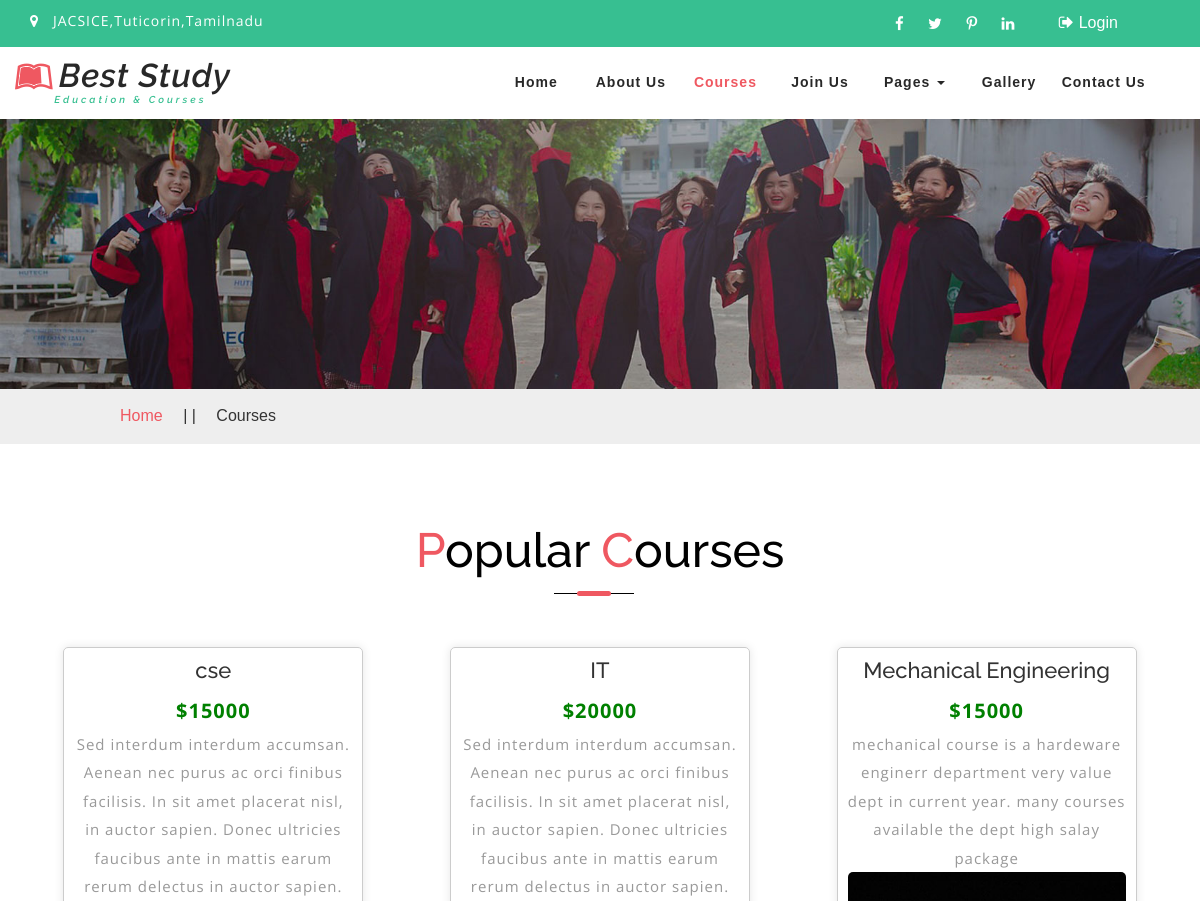
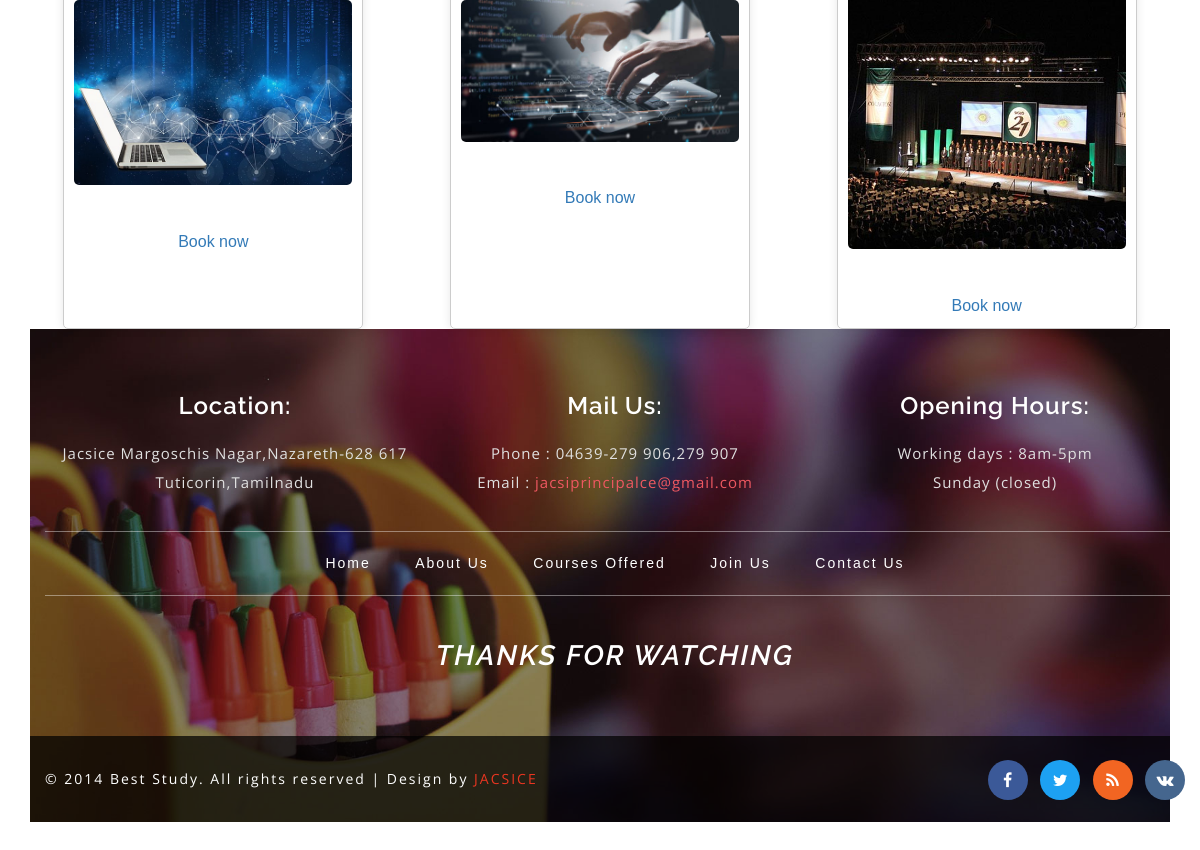
Screenshot of /collegemanagement/courses.php with the database file from the repository (2 pictures, top to bottom).
### tables this page shows
CREATE TABLE `form` (
  `id` int(11) NOT NULL,
  `course name` varchar(255) NOT NULL,
  `course price` varchar(255) NOT NULL,
  `course description` varchar(255) NOT NULL,
  `image` varchar(255) NOT NULL,
  `number` varchar(255) NOT NULL,
  `price` varchar(255) NOT NULL
);

### collegemanagement/courses.php (the view, shortened to what this page needs)
<!DOCTYPE html>
<html lang="zxx">
<head>
	<link href="css/bootstrap.css" rel="stylesheet" type="text/css" media="all" />
	<link href="css/style.css" rel="stylesheet" type="text/css" media="all" />
	<link href="css/font-awesome.css" rel="stylesheet">
</head>
<body>
	<div class="header-top">
		<div class="container">
			<div class="bottom_header_left">
				<p>
					<span class="fa fa-map-marker" aria-hidden="true"></span>JACSICE,Tuticorin,Tamilnadu
				</p>
			</div>
			<div class="bottom_header_right">
				<div class="bottom-social-icons">
					<a class="facebook" href="#">
						<span class="fa fa-facebook"></span>
					</a>
					<a class="twitter" href="#">
						<span class="fa fa-twitter"></span>
					</a>
					<a class="pinterest" href="#">
						<span class="fa fa-pinterest-p"></span>
					</a>
					<a class="linkedin" href="#">
						<span class="fa fa-linkedin"></span>
					</a>
				</div>
				<div class="header-top-righ">
					<a href="login.html">
						<span class="fa fa-sign-out" aria-hidden="true"></span>Login</a>
				</div>
			</div>
		</div>
	</div>
	<div class="header">
		<div class="content white">
			<nav class="navbar navbar-default" >
				<div class="container">
					<div class="navbar-header">
						<a class="navbar-brand" href="index.html">
							<h1>
								<span class="fa fa-leanpub" aria-hidden="true"></span>Best Study
								<label>Education & Courses</label>
							</h1>
						</a>
					</div>
					<div class="collapse navbar-collapse" id="bs-example-navbar-collapse-1">
						<nav class="link-effect-2" id="link-effect-2">
							<ul class="nav navbar-nav">
								<li>
									<a href="index.html" class="effect-3">Home</a>
								</li>
								<li>
									<a href="about.html" class="effect-3">About Us</a>
								</li>
								<li class="active">
									<a href="courses.php" class="effect-3">Courses</a>
								</li>
								<li>
									<a href="join.html" class="effect-3">Join Us</a>
								</li>
								<li class="dropdown">
									<a href="#" class="dropdown-toggle" data-toggle="dropdown">Pages
										<span class="caret"></span>
									</a>
								</li>
								<li>
									<a href="Gallery.html" class="effect-3">Gallery</a>
								</li>
								<li>
									<a href="contact.html" class="effect-3">Contact Us</a>
								</li>
							</ul>
						</nav>
					</div>
				</div>
			</nav>
		</div>
	</div>
	<div class="inner_page_agile">
	</div>
	<div class="services-breadcrumb">
		<div class="inner_breadcrumb">
			<ul class="short_ls">
				<li>
					<a href="index.html">Home</a>
					<span>| |</span>
				</li>
				<li>Courses</li>
			</ul>
		</div>
	</div>
	<div class="blog-cource">
		<div class="container">
			<div class="title-div">
				<h3 class="tittle">
					<span>P</span>opular
					<span>C</span>ourses
				</h3>
			</div>
				<?php
    require("admin/connection.php");
    $res = $con->query("SELECT * FROM form");
    $count = $res->num_rows;
?>
</head>
<body>
<div class="course-container">
<?php
if ($count > 0) {
    while ($row = $res->fetch_assoc()) {
?>
    <div class="course">
        <h6><?php echo $row["course name"]; ?></h6>
        <p class="price"><?php echo '$' . $row["course price"]; ?></p>
        <p><?php echo $row["course description"]; ?></p>
        <img src="<?php echo 'admin/images/' . $row['image']; ?>" alt="<?php echo $row['course name']; ?>">
		<br><br>
		<a href="edit.php?edit=<?php echo $row['id'];?>"btn btn-primary btn-sm">Book now</a>
    </div>
<?php
    }
}
?>
	</div>
	<div class="mkl_footer">
		<div class="sub-footer">
			<div class="container">
				<div class="mkls_footer_grid">
					<div class="col-xs-4 mkls_footer_grid_left">
						<h4>Location:</h4>
						<p>Jacsice Margoschis Nagar,Nazareth-628 617
							<br> Tuticorin,Tamilnadu</p>
					</div>
					<div class="col-xs-4 mkls_footer_grid_left">
						<h4>Mail Us:</h4>
						<p>
							<span>Phone : </span>04639-279 906,279 907</p>
						<p>
							<span>Email : </span>
							<a href="jacsiprincipalce">jacsiprincipalce@gmail.com</a>
						</p>
					</div>
					<div class="col-xs-4 mkls_footer_grid_left">
						<h4>Opening Hours:</h4>
						<p>Working days : 8am-5pm</p>
						<p>Sunday
							<span>(closed)</span>
						</p>
					</div>
				</div>
				<div class="botttom-nav-allah">
					<ul>
						<li>
							<a href="index.html">Home</a>
						</li>
						<li>
							<a href="about.html">About Us</a>
						</li>
						<li>
							<a href="courses.php">Courses Offered</a>
						</li>
						<li>
							<a href="join.html">Join Us</a>
						</li>
						<li>
							<a href="contact.html">Contact Us</a>
						</li>
					</ul>
				</div>
				<div class="footer-middle-thanks">
					<h2>Thanks For watching</h2>
				</div>
			</div>
		</div>
		<div class="footer-copy-right">
			<div class="container">
				<div class="allah-copy">
					<p>© 2014 Best Study. All rights reserved | Design by
						<a href="www.jacsice.in/">JACSICE</a>
					</p>
				</div>
				<div class="footercopy-social">
					<ul>
						<li>
							<a href="#">
								<span class="fa fa-facebook"></span>
							</a>
						</li>
						<li>
							<a href="#">
								<span class="fa fa-twitter"></span>
							</a>
						</li>
						<li>
							<a href="#">
								<span class="fa fa-rss"></span>
							</a>
						</li>
						<li>
							<a href="#">
								<span class="fa fa-vk"></span>
							</a>
						</li>
					</ul>
				</div>
			</div>
		</div>
	</div>
</body>
</html>

### collegemanagement/courses.php (style rules this page uses)
body { font-family: Arial, sans-serif; }
.course-container { display: flex;; flex-wrap: wrap; gap: 20px; justify-content: space-around; }
.course { width: 300px; border: 1px solid #ccc; border-radius: 5px; padding: 10px; text-align: center; box-shadow: 0 0 10px rgba(0, 0, 0, 0.1); }
.course img { max-width: 100%; height: auto; border-radius: 5px; }
.course h6 { font-size: 22px; margin-bottom: 10px; }
.course .price { color: green; font-size: 20px; font-weight: bold; }

### rows the page displays
form: course name "cse", course price "15000", course description "Sed interdum interdum accumsan. Aenean nec purus ac orci finibus facilisis. In sit amet placerat nisl, in auctor sapien. Donec ultricies faucibus ante in mattis earum rerum delectus in auctor sapien.", image (picture)
form: course name "IT", course price "20000", course description "Sed interdum interdum accumsan. Aenean nec purus ac orci finibus facilisis. In sit amet placerat nisl, in auctor sapien. Donec ultricies faucibus ante in mattis earum rerum delectus in auctor sapien.", image (picture)
form: course name "Mechanical Engineering", course price "15000", course description "mechanical course is a hardeware enginerr department very value dept in current year. many courses available the dept high salay package", image (picture)
